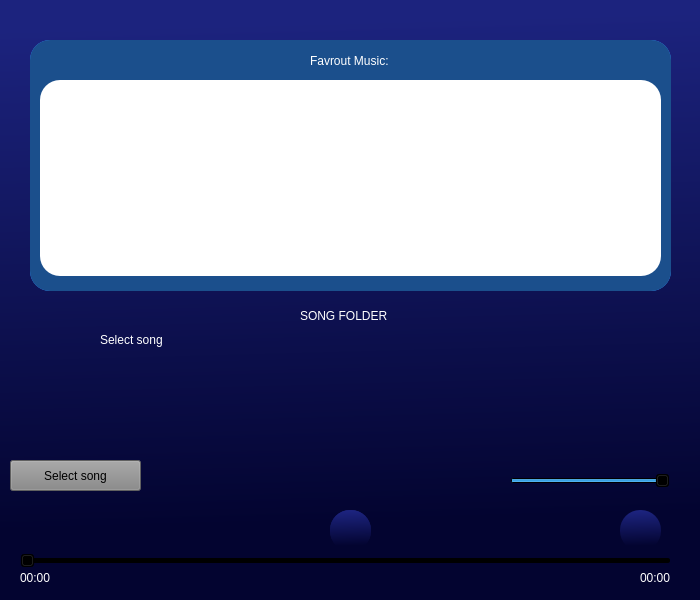
<?xml version="1.0" encoding="UTF-8"?>
<ui version="4.0">
 <class>MainWindow</class>
 <widget class="QMainWindow" name="MainWindow">
  <property name="geometry">
   <rect>
    <x>0</x>
    <y>0</y>
    <width>700</width>
    <height>600</height>
   </rect>
  </property>
  <property name="windowTitle">
   <string>MainWindow</string>
  </property>
  <property name="styleSheet">
   <string notr="true">background-color: qlineargradient(spread:pad, x1:0.442, y1:0, x2:0.474, y2:0.977, stop:0.0368421 rgba(28, 35, 126, 255), stop:0.889474 rgba(3, 4, 48, 255));</string>
  </property>
  <property name="toolButtonStyle">
   <enum>Qt::ToolButtonIconOnly</enum>
  </property>
  <property name="animated">
   <bool>true</bool>
  </property>
  <property name="documentMode">
   <bool>false</bool>
  </property>
  <property name="tabShape">
   <enum>QTabWidget::Rounded</enum>
  </property>
  <property name="dockNestingEnabled">
   <bool>false</bool>
  </property>
  <property name="unifiedTitleAndToolBarOnMac">
   <bool>false</bool>
  </property>
  <widget class="QWidget" name="centralwidget">
   <widget class="QPushButton" name="PlayB">
    <property name="geometry">
     <rect>
      <x>330</x>
      <y>510</y>
      <width>41</width>
      <height>41</height>
     </rect>
    </property>
    <property name="styleSheet">
     <string notr="true">border-style: outset;
border-radius: 20px;
background: (radius: 1.35);
</string>
    </property>
    <property name="text">
     <string/>
    </property>
    <property name="icon">
     <iconset>
      <normaloff>play1.png</normaloff>play1.png</iconset>
    </property>
    <property name="iconSize">
     <size>
      <width>40</width>
      <height>40</height>
     </size>
    </property>
   </widget>
   <widget class="QPushButton" name="StopB">
    <property name="geometry">
     <rect>
      <x>620</x>
      <y>510</y>
      <width>41</width>
      <height>41</height>
     </rect>
    </property>
    <property name="styleSheet">
     <string notr="true">border-style: outset;
border-radius: 20px;
background: (radius: 1.35);
</string>
    </property>
    <property name="text">
     <string/>
    </property>
    <property name="icon">
     <iconset>
      <normaloff>stop1.png</normaloff>stop1.png</iconset>
    </property>
    <property name="iconSize">
     <size>
      <width>40</width>
      <height>40</height>
     </size>
    </property>
   </widget>
   <widget class="QPushButton" name="selectbtn">
    <property name="geometry">
     <rect>
      <x>10</x>
      <y>460</y>
      <width>131</width>
      <height>31</height>
     </rect>
    </property>
    <property name="styleSheet">
     <string notr="true">background-color: rgb(134, 134, 134);</string>
    </property>
    <property name="text">
     <string>Select song</string>
    </property>
    <property name="checkable">
     <bool>false</bool>
    </property>
    <property name="autoDefault">
     <bool>false</bool>
    </property>
    <property name="default">
     <bool>false</bool>
    </property>
    <property name="flat">
     <bool>false</bool>
    </property>
   </widget>
   <widget class="QWidget" name="widget" native="true">
    <property name="geometry">
     <rect>
      <x>30</x>
      <y>40</y>
      <width>641</width>
      <height>251</height>
     </rect>
    </property>
    <property name="styleSheet">
     <string notr="true">background-color: rgb(49, 142, 255);
border-color: rgb(85, 85, 255);
border-style: outset;
border-radius: 20px;
background: (radius: 1);</string>
    </property>
    <widget class="QLabel" name="label">
     <property name="geometry">
      <rect>
       <x>290</x>
       <y>10</y>
       <width>81</width>
       <height>21</height>
      </rect>
     </property>
     <property name="styleSheet">
      <string notr="true">color: rgb(255, 255, 255);
font: 75 10pt &quot;MS Shell Dlg 2&quot;;</string>
     </property>
     <property name="text">
      <string>Play List:</string>
     </property>
    </widget>
    <widget class="QListWidget" name="song_list">
     <property name="geometry">
      <rect>
       <x>10</x>
       <y>40</y>
       <width>621</width>
       <height>196</height>
      </rect>
     </property>
     <property name="styleSheet">
      <string notr="true">background-color: rgb(255,255,255);

</string>
     </property>
    </widget>
    <widget class="QWidget" name="widget_fav" native="true">
     <property name="geometry">
      <rect>
       <x>0</x>
       <y>0</y>
       <width>641</width>
       <height>251</height>
      </rect>
     </property>
     <property name="styleSheet">
      <string notr="true">background-color: rgb(27, 79, 140);
border-color: rgb(85, 85, 255);
border-style: outset;
border-radius: 20px;
background: (radius: 1);</string>
     </property>
     <widget class="QLabel" name="label_3">
      <property name="geometry">
       <rect>
        <x>280</x>
        <y>10</y>
        <width>121</width>
        <height>21</height>
       </rect>
      </property>
      <property name="styleSheet">
       <string notr="true">color: rgb(255, 255, 255);
font: 75 10pt &quot;MS Shell Dlg 2&quot;;</string>
      </property>
      <property name="text">
       <string>Favrout Music:</string>
      </property>
     </widget>
     <widget class="QListWidget" name="fav_list_2">
      <property name="geometry">
       <rect>
        <x>10</x>
        <y>40</y>
        <width>621</width>
        <height>196</height>
       </rect>
      </property>
      <property name="styleSheet">
       <string notr="true">background-color: rgb(255,255,255);

</string>
      </property>
     </widget>
    </widget>
   </widget>
   <widget class="QPushButton" name="sound">
    <property name="geometry">
     <rect>
      <x>10</x>
      <y>420</y>
      <width>31</width>
      <height>28</height>
     </rect>
    </property>
    <property name="styleSheet">
     <string notr="true">background-color: qlineargradient(spread:pad, x1:0, y1:0, x2:1, y2:1, stop:0 rgba(0, 0, 0, 0), stop:1 rgba(255, 255, 255, 0));
border-style: outset;
border-radius: 20px;
background: (radius: 1.35);
</string>
    </property>
    <property name="text">
     <string/>
    </property>
    <property name="icon">
     <iconset>
      <normaloff>volume.png</normaloff>volume.png</iconset>
    </property>
    <property name="iconSize">
     <size>
      <width>32</width>
      <height>32</height>
     </size>
    </property>
   </widget>
   <widget class="QPushButton" name="PauseB">
    <property name="geometry">
     <rect>
      <x>330</x>
      <y>510</y>
      <width>41</width>
      <height>41</height>
     </rect>
    </property>
    <property name="styleSheet">
     <string notr="true">border-style: outset;
border-radius: 20px;
background: (radius: 1.35);
</string>
    </property>
    <property name="text">
     <string/>
    </property>
    <property name="icon">
     <iconset>
      <normaloff>pause1.png</normaloff>pause1.png</iconset>
    </property>
    <property name="iconSize">
     <size>
      <width>40</width>
      <height>40</height>
     </size>
    </property>
   </widget>
   <widget class="QSlider" name="volumeslider">
    <property name="geometry">
     <rect>
      <x>510</x>
      <y>470</y>
      <width>160</width>
      <height>22</height>
     </rect>
    </property>
    <property name="sizePolicy">
     <sizepolicy hsizetype="Expanding" vsizetype="Fixed">
      <horstretch>0</horstretch>
      <verstretch>0</verstretch>
     </sizepolicy>
    </property>
    <property name="cursor">
     <cursorShape>ArrowCursor</cursorShape>
    </property>
    <property name="autoFillBackground">
     <bool>false</bool>
    </property>
    <property name="styleSheet">
     <string notr="true">background-color: qlineargradient(spread:pad, x1:0, y1:0, x2:1, y2:1, stop:1 rgba(0, 0, 0, 0));
selection-color: rgb(70, 200, 255);
</string>
    </property>
    <property name="minimum">
     <number>0</number>
    </property>
    <property name="maximum">
     <number>10</number>
    </property>
    <property name="singleStep">
     <number>1</number>
    </property>
    <property name="pageStep">
     <number>1</number>
    </property>
    <property name="value">
     <number>10</number>
    </property>
    <property name="sliderPosition">
     <number>10</number>
    </property>
    <property name="tracking">
     <bool>false</bool>
    </property>
    <property name="orientation">
     <enum>Qt::Horizontal</enum>
    </property>
    <property name="tickPosition">
     <enum>QSlider::NoTicks</enum>
    </property>
    <property name="tickInterval">
     <number>0</number>
    </property>
   </widget>
   <widget class="QPushButton" name="add_fav">
    <property name="geometry">
     <rect>
      <x>330</x>
      <y>460</y>
      <width>41</width>
      <height>41</height>
     </rect>
    </property>
    <property name="styleSheet">
     <string notr="true">background-color: qlineargradient(spread:pad, x1:0, y1:0, x2:1, y2:1, stop:0 rgba(0, 0, 0, 0), stop:1 rgba(255, 255, 255, 0));
border-style: outset;
border-radius: 20px;
background: (radius: 1.35);
</string>
    </property>
    <property name="text">
     <string/>
    </property>
    <property name="icon">
     <iconset>
      <normaloff>addfav.png</normaloff>addfav.png</iconset>
    </property>
    <property name="iconSize">
     <size>
      <width>25</width>
      <height>25</height>
     </size>
    </property>
   </widget>
   <widget class="QPushButton" name="fav_list">
    <property name="geometry">
     <rect>
      <x>10</x>
      <y>0</y>
      <width>41</width>
      <height>41</height>
     </rect>
    </property>
    <property name="styleSheet">
     <string notr="true">background-color: qlineargradient(spread:pad, x1:0, y1:0, x2:1, y2:1, stop:0 rgba(0, 0, 0, 0), stop:1 rgba(255, 255, 255, 0));
border-style: outset;
border-radius: 20px;
background: (radius: 1.35);
</string>
    </property>
    <property name="text">
     <string/>
    </property>
    <property name="icon">
     <iconset>
      <normaloff>favlist.png</normaloff>favlist.png</iconset>
    </property>
    <property name="iconSize">
     <size>
      <width>35</width>
      <height>35</height>
     </size>
    </property>
   </widget>
   <widget class="QLabel" name="songlabel">
    <property name="geometry">
     <rect>
      <x>100</x>
      <y>330</y>
      <width>471</width>
      <height>20</height>
     </rect>
    </property>
    <property name="styleSheet">
     <string notr="true">background-color: qlineargradient(spread:pad, x1:0, y1:0, x2:1, y2:1, stop:0 rgba(0, 0, 0, 0), stop:1 rgba(255, 255, 255, 0));
color: rgb(255, 255, 255);
align:centre;</string>
    </property>
    <property name="text">
     <string>Select song</string>
    </property>
   </widget>
   <widget class="QLabel" name="label_2">
    <property name="geometry">
     <rect>
      <x>300</x>
      <y>300</y>
      <width>121</width>
      <height>31</height>
     </rect>
    </property>
    <property name="styleSheet">
     <string notr="true">background-color: qlineargradient(spread:pad, x1:0, y1:0, x2:1, y2:1, stop:0 rgba(0, 0, 0, 0), stop:1 rgba(255, 255, 255, 0));
color: rgb(255, 255, 255);
font: 63 10pt &quot;Segoe UI Semibold&quot;;</string>
    </property>
    <property name="text">
     <string>SONG FOLDER</string>
    </property>
   </widget>
   <widget class="QSlider" name="timeplay_slider">
    <property name="geometry">
     <rect>
      <x>20</x>
      <y>550</y>
      <width>651</width>
      <height>22</height>
     </rect>
    </property>
    <property name="styleSheet">
     <string notr="true">background-color: qlineargradient(spread:pad, x1:0, y1:0, x2:1, y2:1, stop:1 rgba(0, 0, 0, 0));
selection-color: rgb(70, 200, 255);</string>
    </property>
    <property name="maximum">
     <number>100</number>
    </property>
    <property name="pageStep">
     <number>0</number>
    </property>
    <property name="value">
     <number>0</number>
    </property>
    <property name="tracking">
     <bool>false</bool>
    </property>
    <property name="orientation">
     <enum>Qt::Horizontal</enum>
    </property>
   </widget>
   <widget class="QLabel" name="time">
    <property name="geometry">
     <rect>
      <x>640</x>
      <y>570</y>
      <width>31</width>
      <height>16</height>
     </rect>
    </property>
    <property name="styleSheet">
     <string notr="true">background-color: qlineargradient(spread:pad, x1:0, y1:0, x2:1, y2:1, stop:0 rgba(0, 0, 0, 0), stop:1 rgba(255, 255, 255, 0));
color: rgb(255,255,255);
</string>
    </property>
    <property name="text">
     <string>00:00</string>
    </property>
   </widget>
   <widget class="QLabel" name="time_2">
    <property name="geometry">
     <rect>
      <x>20</x>
      <y>570</y>
      <width>31</width>
      <height>16</height>
     </rect>
    </property>
    <property name="styleSheet">
     <string notr="true">background-color: qlineargradient(spread:pad, x1:0, y1:0, x2:1, y2:1, stop:0 rgba(0, 0, 0, 0), stop:1 rgba(255, 255, 255, 0));
color: rgb(255,255,255);
</string>
    </property>
    <property name="text">
     <string>00:00</string>
    </property>
   </widget>
   <zorder>sound</zorder>
   <zorder>PlayB</zorder>
   <zorder>StopB</zorder>
   <zorder>selectbtn</zorder>
   <zorder>widget</zorder>
   <zorder>PauseB</zorder>
   <zorder>volumeslider</zorder>
   <zorder>add_fav</zorder>
   <zorder>fav_list</zorder>
   <zorder>songlabel</zorder>
   <zorder>label_2</zorder>
   <zorder>timeplay_slider</zorder>
   <zorder>time</zorder>
   <zorder>time_2</zorder>
  </widget>
  <action name="actionfavorite">
   <property name="text">
    <string>favorite</string>
   </property>
  </action>
 </widget>
 <resources>
  <include location="got.qrc"/>
 </resources>
 <connections/>
</ui>
